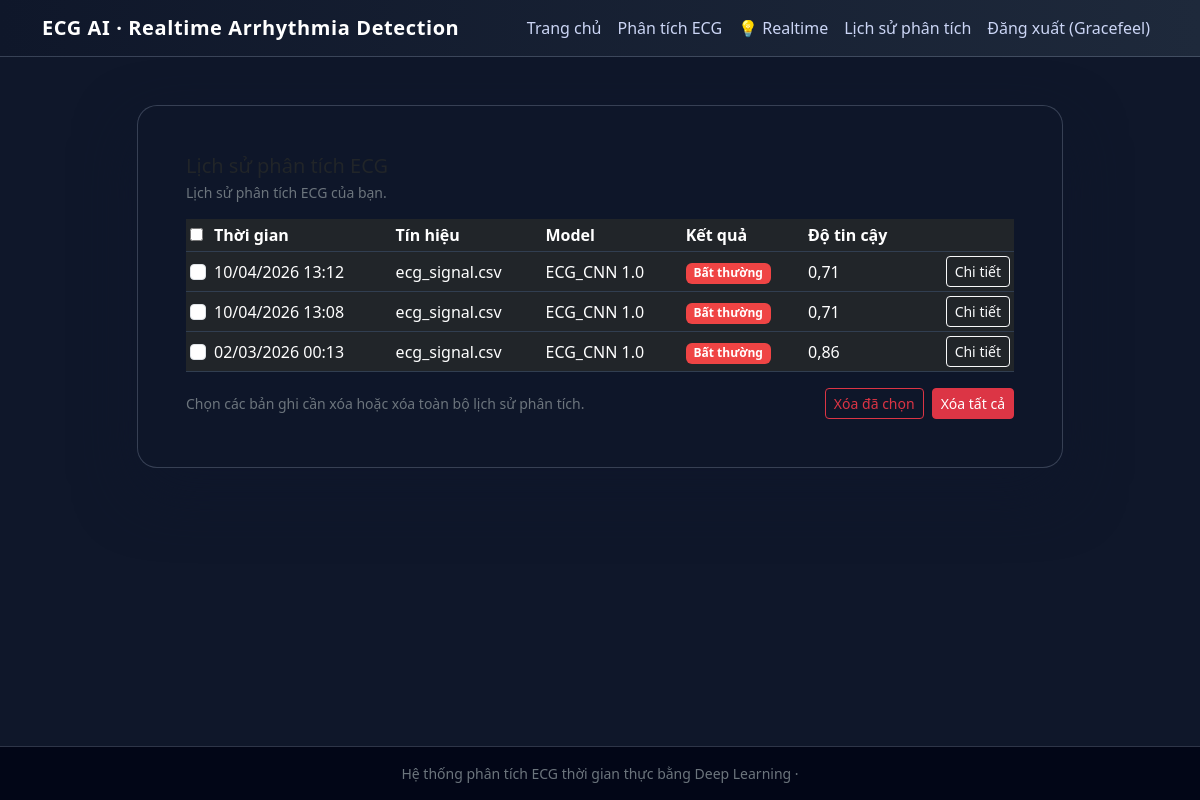
The page /lich-su-phan-tich/ (signed in) on the database its author committed.
### users/models.py (models this page shows, shortened)
class User(AbstractUser):
    id = models.UUIDField(primary_key=True, default=uuid.uuid4, editable=False)
    username = models.CharField("Tên đăng nhập", max_length=150, unique=True)
    email = models.EmailField("email", max_length=150, unique=True)
    date_joined = models.DateTimeField("ngày tham gia", default=timezone.now)
    class Meta:
        verbose_name = "người dùng"
        verbose_name_plural = "người dùng"

### ecg/models.py (models this page shows, shortened)
class Prediction(models.Model):
    id = models.UUIDField(primary_key=True, default=uuid.uuid4, editable=False)
    signal = models.ForeignKey(
        ECGSignal, on_delete=models.CASCADE, related_name="predictions"
    )
    model = models.ForeignKey(
        ModelVersion, on_delete=models.PROTECT, related_name="predictions"
    )
    predicted_class = models.IntegerField()
    confidence_score = models.FloatField()
    mapped_result = models.CharField(max_length=20)
    timestamp = models.DateTimeField(default=timezone.now)
    created_at = models.DateTimeField(default=timezone.now)

class ECGSignal(models.Model):
    id = models.UUIDField(primary_key=True, default=uuid.uuid4, editable=False)
    user = models.ForeignKey(
        settings.AUTH_USER_MODEL,
        on_delete=models.SET_NULL,
        null=True,
        blank=True,
        related_name="ecg_signals",
    )
    signal_file = models.CharField(max_length=255)
    sampling_rate = models.IntegerField()
    duration = models.FloatField()
    uploaded_at = models.DateTimeField(default=timezone.now)

class ModelVersion(models.Model):
    id = models.UUIDField(primary_key=True, default=uuid.uuid4, editable=False)
    model_name = models.CharField(max_length=100)
    version = models.CharField(max_length=20)
    model_path = models.CharField(max_length=255)
    is_active = models.BooleanField(default=True)
    created_at = models.DateTimeField(default=timezone.now)

### ecg/views.py (the view)
# urls.py: path("lich-su-phan-tich/", views.analysis_history, name="analysis_history"),
@login_required(login_url="users:login")
def analysis_history(request):
    if request.user.is_staff:
        predictions = (
            Prediction.objects.select_related("signal", "model", "signal__user")
            .order_by("-timestamp")[:100]
        )
        is_admin_view = True
    else:
        predictions = (
            Prediction.objects.select_related("signal", "model")
            .filter(signal__user=request.user)
            .order_by("-timestamp")[:50]
        )
        is_admin_view = False
    return render(
        request,
        "ecg/history.html",
        {
            "predictions": predictions,
            "is_admin_view": is_admin_view,
        },
    )

### ecg/templates/ecg/history.html (shortened to what this page needs)
{% extends "ecg/base.html" %}
{% block content %}
<div class="row justify-content-center">
    <div class="col-lg-10">
        <div class="card card-glass mb-4">
            <div class="card-body p-4 p-md-5">
                <div class="d-flex justify-content-between align-items-center mb-3">
                    <div>
                        <h1 class="h5 mb-1">Lịch sử phân tích ECG
                        </h1>
                        <p class="text-secondary small mb-0">
                            {% if is_admin_view %}
                                Hiển thị toàn bộ lịch sử phân tích của tất cả người dùng trong hệ thống.
                            {% else %}
                                Lịch sử phân tích ECG của bạn.
                            {% endif %}
                        </p>
                    </div>
                </div>
                {% if predictions %}
                    <form method="post" action="{% url 'ecg:delete_history' %}">
                        <div class="table-responsive">
                            <table class="table table-dark table-sm align-middle mb-0 history-table">
                                <thead>
                                    <tr>
                                        <th style="width: 1%;">
                                            <input type="checkbox" id="select-all">
                                        </th>
                                        <th>Thời gian</th>
                                        <th>Tín hiệu</th>
                                        <th>Model</th>
                                        <th>Kết quả</th>
                                        <th>Độ tin cậy</th>
                                        <th></th>
                                    </tr>
                                </thead>
                                <tbody>
                                    {% for p in predictions %}
                                        <tr>
                                            <td>
                                                <input
                                                    type="checkbox"
                                                    name="selected_predictions"
                                                    value="{{ p.id }}"
                                                    class="form-check-input prediction-checkbox"
                                                >
                                            </td>
                                            <td>{{ p.timestamp|date:"d/m/Y H:i" }}</td>
                                            <td>{{ p.signal.signal_file }}</td>
                                            <td>{{ p.model.model_name }} {{ p.model.version }}</td>
                                            <td>
                                                {% if p.mapped_result == "Bình thường" %}
                                                    <span class="badge badge-normal">Bình thường</span>
                                                {% else %}
                                                    <span class="badge badge-abnormal">Bất thường</span>
                                                {% endif %}
                                            </td>
                                            <td>{{ p.confidence_score|floatformat:2 }}</td>
                                            <td class="text-end">
                                                <a href="{% url 'ecg:prediction_detail' p.id %}" class="btn btn-outline-light btn-sm">
                                                    Chi tiết
                                                </a>
                                            </td>
                                        </tr>
                                    {% endfor %}
                                </tbody>
                            </table>
                        </div>
                        <div class="d-flex justify-content-between align-items-center mt-3">
                            <p class="text-secondary small mb-0">
                                Chọn các bản ghi cần xóa hoặc xóa toàn bộ lịch sử phân tích.
                            </p>
                            <div class="d-flex gap-2">
                                <button
                                    type="submit"
                                    name="action"
                                    value="selected"
                                    class="btn btn-outline-danger btn-sm"
                                    onclick="return confirm('Bạn có chắc chắn muốn xóa các bản ghi đã chọn?');"
                                >
                                    Xóa đã chọn
                                </button>
                                <button
                                    type="submit"
                                    name="action"
                                    value="all"
                                    class="btn btn-danger btn-sm"
                                    onclick="return confirm('Bạn có chắc chắn muốn xóa TẤT CẢ lịch sử phân tích?');"
                                >
                                    Xóa tất cả
                                </button>
                            </div>
                        </div>
                    </form>
                {% else %}
                    <p class="text-secondary small mb-0">
                        Chưa có bản ghi phân tích nào. Hãy thực hiện phân tích ECG trước.
                    </p>
                {% endif %}
            </div>
        </div>
    </div>
</div>
{% endblock %}

### ecg/templates/ecg/base.html (shortened to what this page needs)
{% load static %}
<!DOCTYPE html>
<html lang="vi">
<head>
    <link href="https://cdn.jsdelivr.net/npm/bootstrap@5.3.3/dist/css/bootstrap.min.css" rel="stylesheet">
    <link rel="stylesheet" href="{% static 'ecg/styles.css' %}">
</head>
<body>
    <nav class="navbar navbar-expand-lg navbar-dark">
        <div class="container">
            <a class="navbar-brand" href="{% url 'ecg:home' %}">
                ECG AI · Realtime Arrhythmia Detection
            </a>
            <div class="collapse navbar-collapse" id="navbarNav">
                <ul class="navbar-nav ms-auto">
                    <li class="nav-item">
                        <a class="nav-link" href="{% url 'ecg:home' %}">Trang chủ</a>
                    </li>
                    <li class="nav-item">
                        <a class="nav-link" href="{% url 'ecg:analyze_upload' %}">Phân tích ECG</a>
                    </li>
                    <li class="nav-item">
                        <a class="nav-link" href="{% url 'ecg:realtime_dashboard' %}">&#128161; Realtime</a>
                    </li>
                    {% if user.is_authenticated %}
                    <li class="nav-item">
                        <a class="nav-link" href="{% url 'ecg:analysis_history' %}">Lịch sử phân tích</a>
                    </li>
                    {% endif %}
                    {% if user.is_authenticated %}
                        <li class="nav-item">
                            <a class="nav-link" href="{% url 'users:logout' %}">Đăng xuất ({{ user.username }})</a>
                        </li>
                    {% endif %}
                </ul>
            </div>
        </div>
    </nav>
    <main class="content-wrapper py-4 py-md-5">
        <div class="container">
            {% block content %}{% endblock %}
        </div>
    </main>
    <footer class="py-3">
        <div class="container text-center text-secondary small">
            Hệ thống phân tích ECG thời gian thực bằng Deep Learning · {{ now|default:"" }}
        </div>
    </footer>
</body>
</html>

### ecg/static/ecg/styles.css (style rules this page uses)
body { background: #0f172a; color: #e5e7eb; min-height: 100vh; display: flex; flex-direction: column; }
.navbar { background: linear-gradient(90deg, #0f172a, #1e293b); border-bottom: 1px solid rgba(148, 163, 184, 0.3); }
.navbar-brand { font-weight: 600; letter-spacing: 0.03em; }
.nav-link { color: #cbd5f5; }
.content-wrapper { flex: 1; }
.card-glass { background: rgba(15, 23, 42, 0.9); border-radius: 1.25rem; border: 1px solid rgba(148, 163, 184, 0.3); box-shadow: 0 24px 60px rgba(15, 23, 42, 0.8); backdrop-filter: blur(18px); }
.badge-abnormal { background: #ef4444; }
footer { border-top: 1px solid rgba(148, 163, 184, 0.3); background: #020617; }
.history-table th, .history-table td { border-color: rgba(51, 65, 85, 0.9) !important; }

### rows shown on the page
User: username "Gracefeel"
Prediction: timestamp "10/04/2026 13:12", signal.signal_file "ecg_signal.csv", model.model_name "ECG_CNN", model.version "1.0", mapped_result "Bất thường", confidence_score "0,71"
Prediction: timestamp "10/04/2026 13:08", signal.signal_file "ecg_signal.csv", model.model_name "ECG_CNN", model.version "1.0", mapped_result "Bất thường", confidence_score "0,71"
Prediction: timestamp "02/03/2026 00:13", signal.signal_file "ecg_signal.csv", model.model_name "ECG_CNN", model.version "1.0", mapped_result "Bất thường", confidence_score "0,86"
